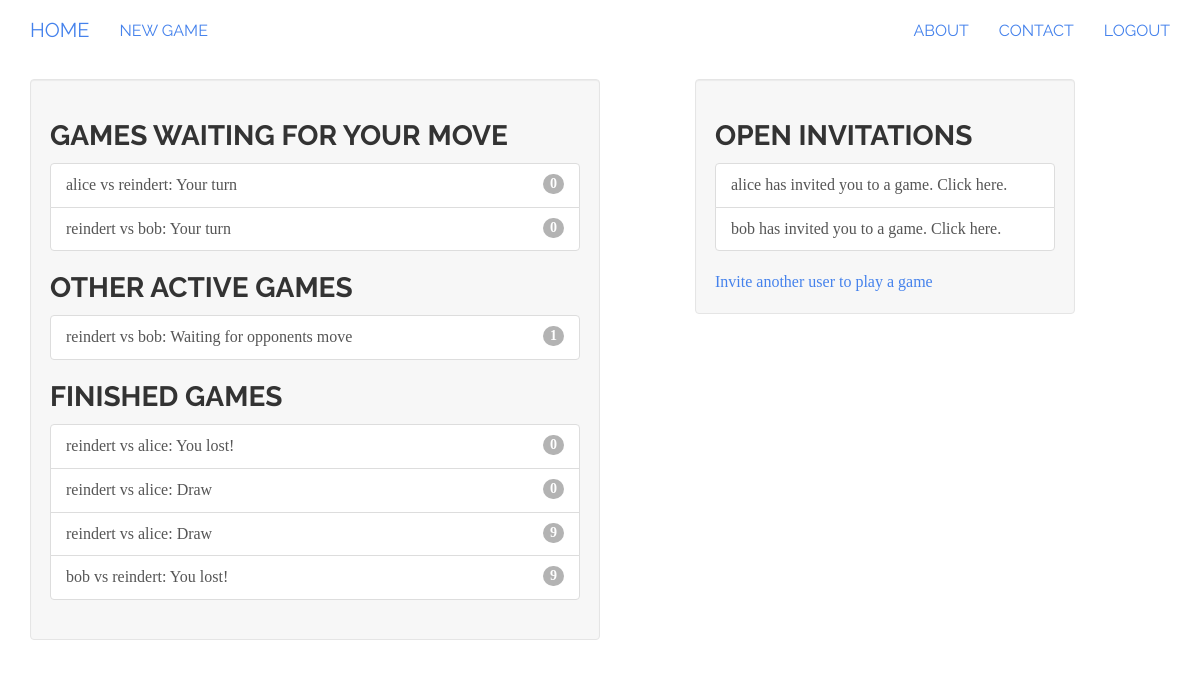
Page /user/home (signed in) on the committed database.
### tictactoe/models.py (models this page shows, shortened)
class Game(models.Model):
    first_player = models.ForeignKey(User, related_name="games_first_player")
    second_player = models.ForeignKey(User, related_name="games_second_player")
    next_to_move = models.ForeignKey(User, related_name="games_to_move")
    start_time = models.DateTimeField(auto_now_add=True)
    last_active = models.DateTimeField(auto_now=True)
    status = models.CharField(max_length=1, default='A',
                              choices=GAME_STATUS_CHOICES)
    objects = GamesManager()
    def get_absolute_url(self):
        return reverse('tictactoe_game_detail', args=[self.id])
    def __str__(self):
        return "{0} vs {1}".format(self.first_player, self.second_player)

class Invitation(models.Model):
    from_user = models.ForeignKey(User, related_name="invitations_sent")
    to_user = models.ForeignKey(User, related_name="invitations_received",
                                verbose_name="User to invite",
                                help_text="Please select the user you want to play a game with")
    message = models.CharField("Optional Message", max_length=300, blank=True,
                               help_text="Adding a friendly message is never a bad idea!")
    timestamp = models.DateTimeField(auto_now_add=True)

### user/views.py (the view)
@login_required
def home(request):
    my_games = Game.objects.games_for_user(request.user)
    active_games = my_games.filter(status="A")
    finished_games = my_games.exclude(status="A")
    waiting_games = active_games.filter(next_to_move=request.user)
    other_games = active_games.exclude(next_to_move=request.user)
    invitations = request.user.invitations_received.all()
    context = {'other_games': other_games,
                'waiting_games': waiting_games,
                'finished_games': finished_games,
                'invitations': invitations}
    return render(request, "user/home.html", context)

### tictactoe/models.py (called while the page is built)
    def games_for_user(self, user):
        return super(GamesManager, self).get_queryset().filter(
            Q(first_player_id=user.id) | Q(second_player_id=user.id))

### user/templates/user/home.html (shortened to what this page needs)
{% extends "base.html" %}
{% block content %}
    <div class="well col-sm-6">
        {% include "tictactoe/game_list_snippet.html" with header="Games waiting for your move" games_list=waiting_games %}
        {% include "tictactoe/game_list_snippet.html" with header="Other active games" games_list=other_games %}
        {% include "tictactoe/game_list_snippet.html" with header="Finished games" games_list=finished_games %}
    </div>
    <div class="well col-sm-4 col-sm-push-1">
        {% if invitations %}
            <h3 class="panel-header">Open invitations</h3>
            <div class="list-group" >
                {% for inv in invitations %}
                    <a class="list-group-item" href="{% url 'tictactoe_accept_invitation' pk=inv.id %}">
                        {{ inv.from_user.username }} has invited you to a game. Click here.
                    </a>
                {% endfor %}
            </div>
        {% endif %}
        <a href="{% url 'tictactoe_invite' %}">Invite another user to play a game</a>
    </div>
{% endblock content %}

### tictactoe/templates/tictactoe/game_list_snippet.html
<h3 class="panel-header">{{ header }}</h3>
<div class="list-group" >
    {% for game in games_list %}
        <a class="list-group-item" href="{{ game.get_absolute_url }}">
            {{ game }}:
            {% if game.status == "A" %}
                {% if game.next_to_move == user %}Your turn{% else %}Waiting for opponents move{% endif %}
            {% elif game.status == "D" %}
                Draw
            {% elif game.status == "F" and user == game.first_player %}
                You won!
            {% elif game.status == "S" and user == game.second_player %}
                You won!
            {% else %}
                You lost!
            {% endif %}
            <span class="badge">{{ game.move_set.count }}</span></a>
    {% empty %}
        <span class="list-group-item">No games available.</span>
    {% endfor %}
</div>

### rows in the picture
Game: first_player+second_player "alice vs reindert", status "Your turn", move_set.count "0"
Game: first_player+second_player "reindert vs bob", status "Your turn", move_set.count "0"
Game: first_player+second_player "reindert vs bob", status "Waiting for opponents move", move_set.count "1"
Game: first_player+second_player "reindert vs alice", status "You lost!", move_set.count "0"
Game: first_player+second_player "reindert vs alice", status "Draw", move_set.count "0"
Game: first_player+second_player "reindert vs alice", status "Draw", move_set.count "9"
Game: first_player+second_player "bob vs reindert", status "You lost!", move_set.count "9"
Invitation: from_user.username "alice"
Invitation: from_user.username "bob"

### other values in the picture
{{ header }} "GAMES WAITING FOR YOUR MOVE OTHER ACTIVE GAMES FINISHED GAMES"
